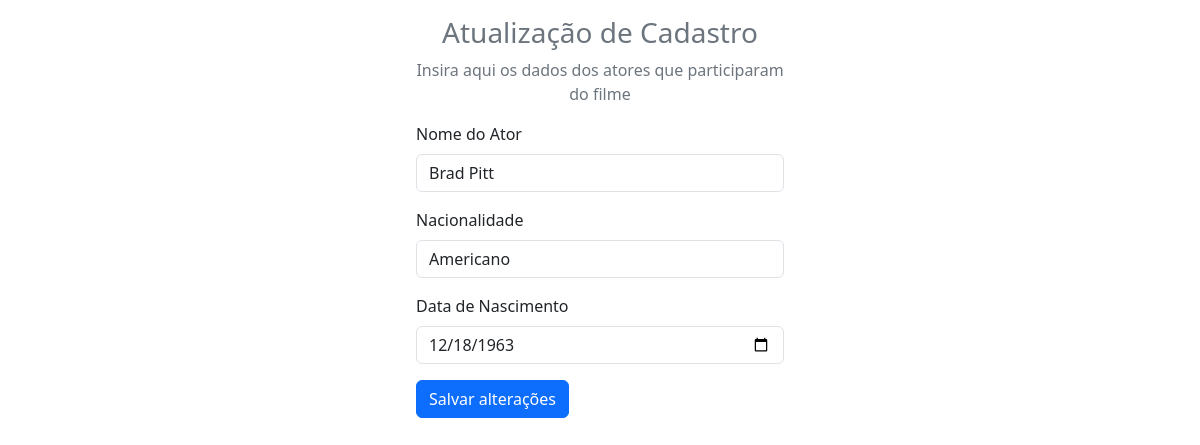
Screenshot of /updateController.php?id=7 with the database file from the repository.
### tables this page shows
CREATE TABLE `atores` (
  `id` int(5) NOT NULL,
  `nome` text NOT NULL,
  `nacionalidade` varchar(50) NOT NULL,
  `data_nascimento` date NOT NULL
);

### updateController.php (the view, shortened to what this page needs)
<?php
    include "model/connection.php";
    $id=$_GET["id"];
    $sql=$connection->query(" select * from atores where id=$id ");
?>
<!DOCTYPE html>
<html lang="pt-br">
<head>
    <link href="https://cdn.jsdelivr.net/npm/bootstrap@5.3.2/dist/css/bootstrap.min.css" rel="stylesheet">
</head>
<body>
    <form class="col-4 p-3 m-auto" method="POST">
        <h3 class="text-center text-secondary">Atualização de Cadastro</h3>
        <p class="text-center text-secondary">Insira aqui os dados dos atores que participaram do filme</p>
        <?php
            include "controller/updateController.php";
            while($data=$sql->fetch_object()){?>
                <div class="mb-3">
                <label for="exampleInputEmail1" class="form-label">Nome do Ator</label>
                <input type="text" class="form-control" name="nome" value="<?= $data->nome ?>">
                </div>
                <div class="mb-3">
                    <label for="exampleInputEmail1" class="form-label">Nacionalidade</label>
                    <input type="text" class="form-control" name="nacionalidade" value="<?= $data->nacionalidade ?>">
                </div>
                <div class="mb-3">
                    <label for="exampleInputEmail1" class="form-label">Data de Nascimento</label>
                    <input type="date" class="form-control" name="data_nascimento" value="<?= $data->data_nascimento ?>">
                </div>
            <?php }
        ?>
        <button type="submit" class="btn btn-primary" name="btnsalvar" value="ok">Salvar alterações</button>
    </form>
</body>
</html>

### rows the page displays
atores: nome "Brad Pitt", nacionalidade "Americano", data_nascimento "12/18/1963"
